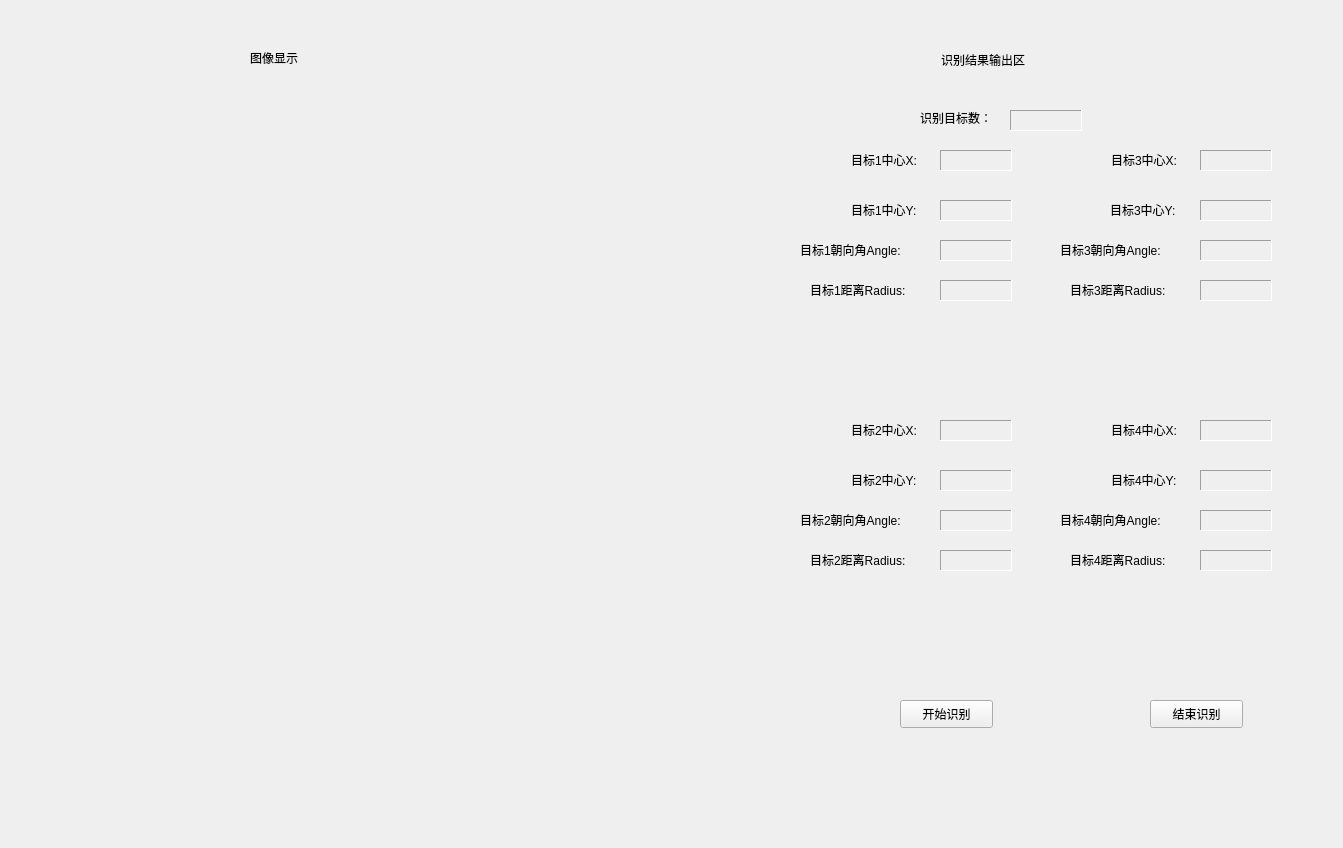
<?xml version="1.0" encoding="UTF-8"?>
<ui version="4.0">
 <class>SEU</class>
 <widget class="QWidget" name="SEU">
  <property name="geometry">
   <rect>
    <x>0</x>
    <y>0</y>
    <width>1343</width>
    <height>848</height>
   </rect>
  </property>
  <property name="windowTitle">
   <string>SEU</string>
  </property>
  <widget class="QLabel" name="label">
   <property name="geometry">
    <rect>
     <x>250</x>
     <y>50</y>
     <width>72</width>
     <height>15</height>
    </rect>
   </property>
   <property name="text">
    <string>图像显示</string>
   </property>
  </widget>
  <widget class="QLabel" name="label_2">
   <property name="geometry">
    <rect>
     <x>941</x>
     <y>50</y>
     <width>111</width>
     <height>20</height>
    </rect>
   </property>
   <property name="text">
    <string>识别结果输出区</string>
   </property>
  </widget>
  <widget class="QLabel" name="label_3">
   <property name="geometry">
    <rect>
     <x>920</x>
     <y>110</y>
     <width>81</width>
     <height>16</height>
    </rect>
   </property>
   <property name="text">
    <string>识别目标数：</string>
   </property>
  </widget>
  <widget class="QLabel" name="num">
   <property name="geometry">
    <rect>
     <x>1010</x>
     <y>110</y>
     <width>72</width>
     <height>21</height>
    </rect>
   </property>
   <property name="frameShape">
    <enum>QFrame::Panel</enum>
   </property>
   <property name="frameShadow">
    <enum>QFrame::Sunken</enum>
   </property>
   <property name="text">
    <string/>
   </property>
  </widget>
  <widget class="QLabel" name="label_5">
   <property name="geometry">
    <rect>
     <x>851</x>
     <y>150</y>
     <width>81</width>
     <height>20</height>
    </rect>
   </property>
   <property name="text">
    <string>目标1中心X:</string>
   </property>
  </widget>
  <widget class="QLabel" name="X1">
   <property name="geometry">
    <rect>
     <x>940</x>
     <y>150</y>
     <width>72</width>
     <height>21</height>
    </rect>
   </property>
   <property name="frameShape">
    <enum>QFrame::Panel</enum>
   </property>
   <property name="frameShadow">
    <enum>QFrame::Sunken</enum>
   </property>
   <property name="text">
    <string/>
   </property>
  </widget>
  <widget class="QLabel" name="label_4">
   <property name="geometry">
    <rect>
     <x>851</x>
     <y>200</y>
     <width>81</width>
     <height>20</height>
    </rect>
   </property>
   <property name="text">
    <string>目标1中心Y:</string>
   </property>
  </widget>
  <widget class="QLabel" name="Y1">
   <property name="geometry">
    <rect>
     <x>940</x>
     <y>200</y>
     <width>72</width>
     <height>21</height>
    </rect>
   </property>
   <property name="frameShape">
    <enum>QFrame::Panel</enum>
   </property>
   <property name="frameShadow">
    <enum>QFrame::Sunken</enum>
   </property>
   <property name="text">
    <string/>
   </property>
  </widget>
  <widget class="QLabel" name="label_6">
   <property name="geometry">
    <rect>
     <x>800</x>
     <y>240</y>
     <width>131</width>
     <height>20</height>
    </rect>
   </property>
   <property name="text">
    <string>目标1朝向角Angle:</string>
   </property>
  </widget>
  <widget class="QLabel" name="Angel1">
   <property name="geometry">
    <rect>
     <x>940</x>
     <y>240</y>
     <width>72</width>
     <height>21</height>
    </rect>
   </property>
   <property name="frameShape">
    <enum>QFrame::Panel</enum>
   </property>
   <property name="frameShadow">
    <enum>QFrame::Sunken</enum>
   </property>
   <property name="text">
    <string/>
   </property>
  </widget>
  <widget class="QLabel" name="label_7">
   <property name="geometry">
    <rect>
     <x>810</x>
     <y>280</y>
     <width>131</width>
     <height>20</height>
    </rect>
   </property>
   <property name="text">
    <string>目标1距离Radius:</string>
   </property>
  </widget>
  <widget class="QLabel" name="Radius1">
   <property name="geometry">
    <rect>
     <x>940</x>
     <y>280</y>
     <width>72</width>
     <height>21</height>
    </rect>
   </property>
   <property name="frameShape">
    <enum>QFrame::Panel</enum>
   </property>
   <property name="frameShadow">
    <enum>QFrame::Sunken</enum>
   </property>
   <property name="text">
    <string/>
   </property>
  </widget>
  <widget class="QLabel" name="X3">
   <property name="geometry">
    <rect>
     <x>1200</x>
     <y>150</y>
     <width>72</width>
     <height>21</height>
    </rect>
   </property>
   <property name="frameShape">
    <enum>QFrame::Panel</enum>
   </property>
   <property name="frameShadow">
    <enum>QFrame::Sunken</enum>
   </property>
   <property name="text">
    <string/>
   </property>
  </widget>
  <widget class="QLabel" name="Y3">
   <property name="geometry">
    <rect>
     <x>1200</x>
     <y>200</y>
     <width>72</width>
     <height>21</height>
    </rect>
   </property>
   <property name="frameShape">
    <enum>QFrame::Panel</enum>
   </property>
   <property name="frameShadow">
    <enum>QFrame::Sunken</enum>
   </property>
   <property name="text">
    <string/>
   </property>
  </widget>
  <widget class="QLabel" name="Angel3">
   <property name="geometry">
    <rect>
     <x>1200</x>
     <y>240</y>
     <width>72</width>
     <height>21</height>
    </rect>
   </property>
   <property name="frameShape">
    <enum>QFrame::Panel</enum>
   </property>
   <property name="frameShadow">
    <enum>QFrame::Sunken</enum>
   </property>
   <property name="text">
    <string/>
   </property>
  </widget>
  <widget class="QLabel" name="label_8">
   <property name="geometry">
    <rect>
     <x>1110</x>
     <y>200</y>
     <width>81</width>
     <height>20</height>
    </rect>
   </property>
   <property name="text">
    <string>目标3中心Y:</string>
   </property>
  </widget>
  <widget class="QLabel" name="label_9">
   <property name="geometry">
    <rect>
     <x>1060</x>
     <y>240</y>
     <width>131</width>
     <height>20</height>
    </rect>
   </property>
   <property name="text">
    <string>目标3朝向角Angle:</string>
   </property>
  </widget>
  <widget class="QLabel" name="Radius3">
   <property name="geometry">
    <rect>
     <x>1200</x>
     <y>280</y>
     <width>72</width>
     <height>21</height>
    </rect>
   </property>
   <property name="frameShape">
    <enum>QFrame::Panel</enum>
   </property>
   <property name="frameShadow">
    <enum>QFrame::Sunken</enum>
   </property>
   <property name="text">
    <string/>
   </property>
  </widget>
  <widget class="QLabel" name="label_10">
   <property name="geometry">
    <rect>
     <x>1111</x>
     <y>150</y>
     <width>81</width>
     <height>20</height>
    </rect>
   </property>
   <property name="text">
    <string>目标3中心X:</string>
   </property>
  </widget>
  <widget class="QLabel" name="label_11">
   <property name="geometry">
    <rect>
     <x>1070</x>
     <y>280</y>
     <width>131</width>
     <height>20</height>
    </rect>
   </property>
   <property name="text">
    <string>目标3距离Radius:</string>
   </property>
  </widget>
  <widget class="QLabel" name="X2">
   <property name="geometry">
    <rect>
     <x>940</x>
     <y>420</y>
     <width>72</width>
     <height>21</height>
    </rect>
   </property>
   <property name="frameShape">
    <enum>QFrame::Panel</enum>
   </property>
   <property name="frameShadow">
    <enum>QFrame::Sunken</enum>
   </property>
   <property name="text">
    <string/>
   </property>
  </widget>
  <widget class="QLabel" name="Y2">
   <property name="geometry">
    <rect>
     <x>940</x>
     <y>470</y>
     <width>72</width>
     <height>21</height>
    </rect>
   </property>
   <property name="frameShape">
    <enum>QFrame::Panel</enum>
   </property>
   <property name="frameShadow">
    <enum>QFrame::Sunken</enum>
   </property>
   <property name="text">
    <string/>
   </property>
  </widget>
  <widget class="QLabel" name="Angel2">
   <property name="geometry">
    <rect>
     <x>940</x>
     <y>510</y>
     <width>72</width>
     <height>21</height>
    </rect>
   </property>
   <property name="frameShape">
    <enum>QFrame::Panel</enum>
   </property>
   <property name="frameShadow">
    <enum>QFrame::Sunken</enum>
   </property>
   <property name="text">
    <string/>
   </property>
  </widget>
  <widget class="QLabel" name="label_12">
   <property name="geometry">
    <rect>
     <x>851</x>
     <y>470</y>
     <width>81</width>
     <height>20</height>
    </rect>
   </property>
   <property name="text">
    <string>目标2中心Y:</string>
   </property>
  </widget>
  <widget class="QLabel" name="label_13">
   <property name="geometry">
    <rect>
     <x>800</x>
     <y>510</y>
     <width>131</width>
     <height>20</height>
    </rect>
   </property>
   <property name="text">
    <string>目标2朝向角Angle:</string>
   </property>
  </widget>
  <widget class="QLabel" name="Radius2">
   <property name="geometry">
    <rect>
     <x>940</x>
     <y>550</y>
     <width>72</width>
     <height>21</height>
    </rect>
   </property>
   <property name="frameShape">
    <enum>QFrame::Panel</enum>
   </property>
   <property name="frameShadow">
    <enum>QFrame::Sunken</enum>
   </property>
   <property name="text">
    <string/>
   </property>
  </widget>
  <widget class="QLabel" name="label_14">
   <property name="geometry">
    <rect>
     <x>851</x>
     <y>420</y>
     <width>81</width>
     <height>20</height>
    </rect>
   </property>
   <property name="text">
    <string>目标2中心X:</string>
   </property>
  </widget>
  <widget class="QLabel" name="label_15">
   <property name="geometry">
    <rect>
     <x>810</x>
     <y>550</y>
     <width>131</width>
     <height>20</height>
    </rect>
   </property>
   <property name="text">
    <string>目标2距离Radius:</string>
   </property>
  </widget>
  <widget class="QLabel" name="X4">
   <property name="geometry">
    <rect>
     <x>1200</x>
     <y>420</y>
     <width>72</width>
     <height>21</height>
    </rect>
   </property>
   <property name="frameShape">
    <enum>QFrame::Panel</enum>
   </property>
   <property name="frameShadow">
    <enum>QFrame::Sunken</enum>
   </property>
   <property name="text">
    <string/>
   </property>
  </widget>
  <widget class="QLabel" name="Y4">
   <property name="geometry">
    <rect>
     <x>1200</x>
     <y>470</y>
     <width>72</width>
     <height>21</height>
    </rect>
   </property>
   <property name="frameShape">
    <enum>QFrame::Panel</enum>
   </property>
   <property name="frameShadow">
    <enum>QFrame::Sunken</enum>
   </property>
   <property name="text">
    <string/>
   </property>
  </widget>
  <widget class="QLabel" name="Angel4">
   <property name="geometry">
    <rect>
     <x>1200</x>
     <y>510</y>
     <width>72</width>
     <height>21</height>
    </rect>
   </property>
   <property name="frameShape">
    <enum>QFrame::Panel</enum>
   </property>
   <property name="frameShadow">
    <enum>QFrame::Sunken</enum>
   </property>
   <property name="text">
    <string/>
   </property>
  </widget>
  <widget class="QLabel" name="label_16">
   <property name="geometry">
    <rect>
     <x>1111</x>
     <y>470</y>
     <width>81</width>
     <height>20</height>
    </rect>
   </property>
   <property name="text">
    <string>目标4中心Y:</string>
   </property>
  </widget>
  <widget class="QLabel" name="label_17">
   <property name="geometry">
    <rect>
     <x>1060</x>
     <y>510</y>
     <width>131</width>
     <height>20</height>
    </rect>
   </property>
   <property name="text">
    <string>目标4朝向角Angle:</string>
   </property>
  </widget>
  <widget class="QLabel" name="Radius4">
   <property name="geometry">
    <rect>
     <x>1200</x>
     <y>550</y>
     <width>72</width>
     <height>21</height>
    </rect>
   </property>
   <property name="frameShape">
    <enum>QFrame::Panel</enum>
   </property>
   <property name="frameShadow">
    <enum>QFrame::Sunken</enum>
   </property>
   <property name="text">
    <string/>
   </property>
  </widget>
  <widget class="QLabel" name="label_18">
   <property name="geometry">
    <rect>
     <x>1111</x>
     <y>420</y>
     <width>81</width>
     <height>20</height>
    </rect>
   </property>
   <property name="text">
    <string>目标4中心X:</string>
   </property>
  </widget>
  <widget class="QLabel" name="label_19">
   <property name="geometry">
    <rect>
     <x>1070</x>
     <y>550</y>
     <width>131</width>
     <height>20</height>
    </rect>
   </property>
   <property name="text">
    <string>目标4距离Radius:</string>
   </property>
  </widget>
  <widget class="QPushButton" name="pushButton">
   <property name="geometry">
    <rect>
     <x>900</x>
     <y>700</y>
     <width>93</width>
     <height>28</height>
    </rect>
   </property>
   <property name="sizePolicy">
    <sizepolicy hsizetype="Minimum" vsizetype="Maximum">
     <horstretch>0</horstretch>
     <verstretch>0</verstretch>
    </sizepolicy>
   </property>
   <property name="text">
    <string>开始识别</string>
   </property>
  </widget>
  <widget class="QPushButton" name="pushButton_2">
   <property name="geometry">
    <rect>
     <x>1150</x>
     <y>700</y>
     <width>93</width>
     <height>28</height>
    </rect>
   </property>
   <property name="text">
    <string>结束识别</string>
   </property>
  </widget>
  <widget class="QLabel" name="label_20">
   <property name="geometry">
    <rect>
     <x>941</x>
     <y>749</y>
     <width>281</width>
     <height>71</height>
    </rect>
   </property>
   <property name="styleSheet">
    <string notr="true">image: url(:/1.jpg);</string>
   </property>
   <property name="text">
    <string/>
   </property>
  </widget>
  <widget class="QWidget" name="horizontalLayoutWidget">
   <property name="geometry">
    <rect>
     <x>60</x>
     <y>70</y>
     <width>521</width>
     <height>611</height>
    </rect>
   </property>
   <layout class="QHBoxLayout" name="horizontalLayout">
    <item>
     <widget class="QLabel" name="label_21">
      <property name="sizePolicy">
       <sizepolicy hsizetype="Minimum" vsizetype="Fixed">
        <horstretch>0</horstretch>
        <verstretch>100</verstretch>
       </sizepolicy>
      </property>
      <property name="text">
       <string/>
      </property>
     </widget>
    </item>
   </layout>
  </widget>
 </widget>
 <resources/>
 <connections/>
</ui>
